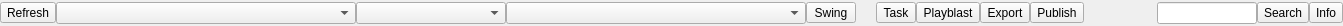
<?xml version="1.0" encoding="UTF-8"?>
<ui version="4.0">
 <class>SwingControlWidget</class>
 <widget class="QWidget" name="SwingControlWidget">
  <property name="geometry">
   <rect>
    <x>0</x>
    <y>0</y>
    <width>1343</width>
    <height>26</height>
   </rect>
  </property>
  <property name="sizePolicy">
   <sizepolicy hsizetype="Preferred" vsizetype="Minimum">
    <horstretch>0</horstretch>
    <verstretch>0</verstretch>
   </sizepolicy>
  </property>
  <property name="maximumSize">
   <size>
    <width>16777215</width>
    <height>50</height>
   </size>
  </property>
  <property name="windowTitle">
   <string>Form</string>
  </property>
  <layout class="QVBoxLayout" name="verticalLayout">
   <property name="spacing">
    <number>0</number>
   </property>
   <property name="leftMargin">
    <number>0</number>
   </property>
   <property name="topMargin">
    <number>0</number>
   </property>
   <property name="rightMargin">
    <number>0</number>
   </property>
   <property name="bottomMargin">
    <number>0</number>
   </property>
   <item>
    <layout class="QHBoxLayout" name="horizontalLayout">
     <property name="spacing">
      <number>0</number>
     </property>
     <item>
      <layout class="QHBoxLayout" name="horizontalLayout_3">
       <property name="spacing">
        <number>0</number>
       </property>
       <item>
        <widget class="QToolButton" name="toolButtonRefresh">
         <property name="text">
          <string>Refresh</string>
         </property>
        </widget>
       </item>
       <item>
        <widget class="QComboBox" name="comboBoxProject">
         <property name="minimumSize">
          <size>
           <width>300</width>
           <height>0</height>
          </size>
         </property>
        </widget>
       </item>
       <item>
        <widget class="QComboBox" name="comboBoxEpisode">
         <property name="minimumSize">
          <size>
           <width>150</width>
           <height>0</height>
          </size>
         </property>
        </widget>
       </item>
       <item>
        <widget class="QComboBox" name="comboBoxTask">
         <property name="minimumSize">
          <size>
           <width>300</width>
           <height>0</height>
          </size>
         </property>
        </widget>
       </item>
       <item>
        <widget class="QToolButton" name="toolButtonSwing">
         <property name="minimumSize">
          <size>
           <width>50</width>
           <height>0</height>
          </size>
         </property>
         <property name="maximumSize">
          <size>
           <width>50</width>
           <height>16777215</height>
          </size>
         </property>
         <property name="text">
          <string>Swing</string>
         </property>
        </widget>
       </item>
      </layout>
     </item>
     <item>
      <spacer name="horizontalSpacer_3">
       <property name="orientation">
        <enum>Qt::Horizontal</enum>
       </property>
       <property name="sizeType">
        <enum>QSizePolicy::Fixed</enum>
       </property>
       <property name="sizeHint" stdset="0">
        <size>
         <width>20</width>
         <height>20</height>
        </size>
       </property>
      </spacer>
     </item>
     <item>
      <layout class="QHBoxLayout" name="horizontalLayout_2">
       <property name="spacing">
        <number>0</number>
       </property>
       <item>
        <widget class="QToolButton" name="toolButtonTask">
         <property name="text">
          <string>Task</string>
         </property>
        </widget>
       </item>
       <item>
        <widget class="QToolButton" name="toolButtonPlayblast">
         <property name="text">
          <string>Playblast</string>
         </property>
        </widget>
       </item>
       <item>
        <widget class="QToolButton" name="toolButtonExport">
         <property name="text">
          <string>Export</string>
         </property>
        </widget>
       </item>
       <item>
        <widget class="QToolButton" name="toolButtonPublish">
         <property name="text">
          <string>Publish</string>
         </property>
        </widget>
       </item>
      </layout>
     </item>
     <item>
      <spacer name="horizontalSpacer_2">
       <property name="orientation">
        <enum>Qt::Horizontal</enum>
       </property>
       <property name="sizeHint" stdset="0">
        <size>
         <width>40</width>
         <height>20</height>
        </size>
       </property>
      </spacer>
     </item>
     <item>
      <widget class="QLineEdit" name="lineEditSearch">
       <property name="minimumSize">
        <size>
         <width>100</width>
         <height>0</height>
        </size>
       </property>
       <property name="maximumSize">
        <size>
         <width>100</width>
         <height>16777215</height>
        </size>
       </property>
      </widget>
     </item>
     <item>
      <widget class="QToolButton" name="toolButtonSearch">
       <property name="text">
        <string>Search</string>
       </property>
      </widget>
     </item>
     <item>
      <widget class="QToolButton" name="toolButtonEntityInfo">
       <property name="text">
        <string>Info</string>
       </property>
      </widget>
     </item>
    </layout>
   </item>
  </layout>
 </widget>
 <resources/>
 <connections/>
</ui>
